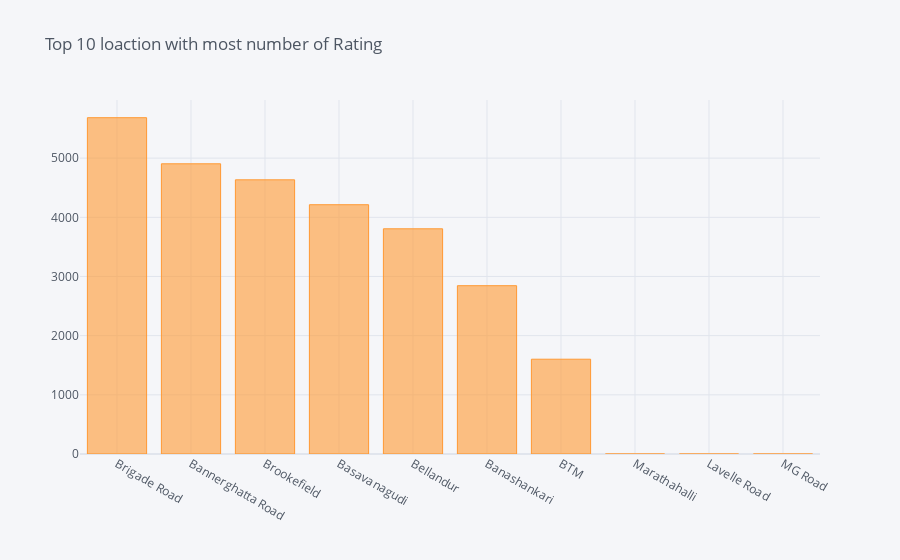

Notebook source saved alongside this figure:
### Code cell
rat = dfreco[['Location_in_City','Predicated_Rating']]
rat = rat.groupby('Location_in_City').sum().sort_values('Predicated_Rating',ascending = False)
rat.head(10).iplot(kind = 'bar', title = ' Top 10 loaction with most number of Rating ')

### Figure 1 — Plotly figure (JSON) as saved in the notebook; plotly's stock layout.template omitted (floating-point values rounded to 4 significant figures)
{"data": [{"marker": {"color": "rgba(255, 153, 51, 0.6)", "line": {"color": "rgba(255, 153, 51, 1.0)", "width": 1}}, "name": "Predicated_Rating", "orientation": "v", "text": "", "type": "bar", "x": ["Brigade Road", "Bannerghatta Road", "Brookefield", "Basavanagudi", "Bellandur", "Banashankari", "BTM", "Marathahalli", "Lavelle Road", "MG Road"], "y": [5684.0, 4904.0, 4634.0, 4213.0, 3806.0, 2845.0, 1602.0, 0, 0, 0]}], "layout": {"legend": {"bgcolor": "#F5F6F9", "font": {"color": "#4D5663"}}, "paper_bgcolor": "#F5F6F9", "plot_bgcolor": "#F5F6F9", "title": {"font": {"color": "#4D5663"}, "text": " Top 10 loaction with most number of Rating "}, "xaxis": {"gridcolor": "#E1E5ED", "showgrid": true, "tickfont": {"color": "#4D5663"}, "title": {"font": {"color": "#4D5663"}, "text": ""}, "zerolinecolor": "#E1E5ED"}, "yaxis": {"gridcolor": "#E1E5ED", "showgrid": true, "tickfont": {"color": "#4D5663"}, "title": {"font": {"color": "#4D5663"}, "text": ""}, "zerolinecolor": "#E1E5ED"}}}
